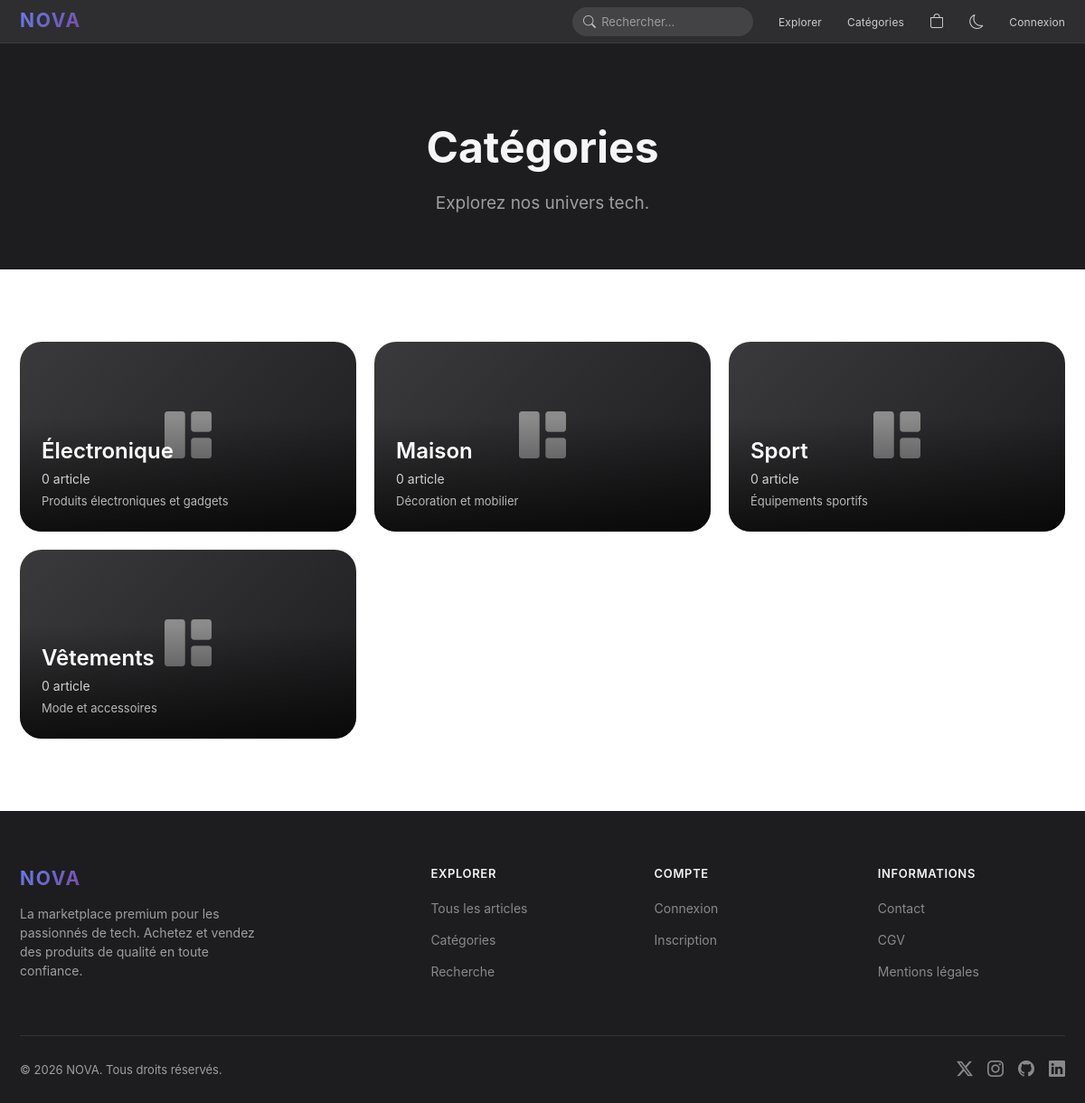
The app's page /categories.php, older data.
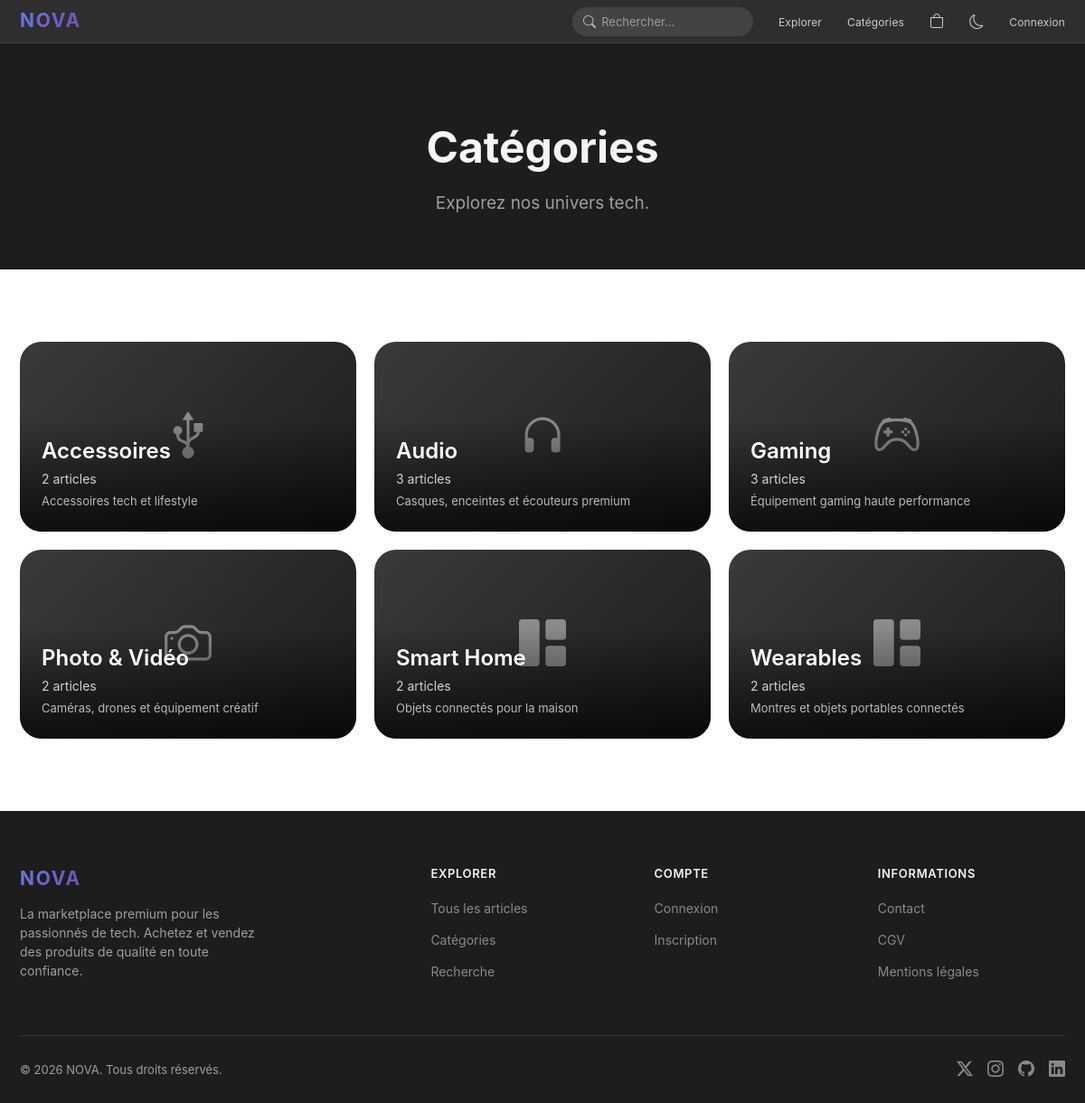
The same page, newer data.
### tables this page shows
CREATE TABLE categories (
    id INT AUTO_INCREMENT PRIMARY KEY,
    nom VARCHAR(100) NOT NULL,
    description TEXT,
    image VARCHAR(255)
);

### categories.php (called while the page is built)
<?php
require __DIR__ . '/pages/public/categories.php';

### config/init.php (called while the page is built, shortened)
<?php
function isLoggedIn(): bool {
    return isset($_SESSION['user_id']);
}
function sanitize(string $data): string {
    $clean = strip_tags(trim($data));
    $decoded = html_entity_decode($clean, ENT_QUOTES | ENT_HTML5, 'UTF-8');
    return htmlspecialchars($decoded, ENT_QUOTES | ENT_SUBSTITUTE, 'UTF-8');
}

### pages/public/categories.php (the view, shortened to what this page needs)
<?php
require_once 'config/init.php';
$stmt = $pdo->query("
    SELECT c.*, COUNT(a.id) as nb_articles
    FROM categories c
    LEFT JOIN articles a ON c.id = a.categorie_id
    GROUP BY c.id
    ORDER BY c.nom
");
$categories = $stmt->fetchAll();
function getCategoryIcon(string $name): string {
    $label = mb_strtolower($name);
    return match (true) {
        str_contains($label, 'gaming') => 'bi-controller',
        str_contains($label, 'audio') => 'bi-headphones',
        str_contains($label, 'smartphone'), str_contains($label, 'mobile') => 'bi-phone',
        str_contains($label, 'ordinateur'), str_contains($label, 'laptop') => 'bi-laptop',
        str_contains($label, 'photo'), str_contains($label, 'camera') => 'bi-camera',
        str_contains($label, 'accessoire') => 'bi-usb-symbol',
        default => 'bi-grid-1x2-fill'
    };
}
require_once 'includes/header.php';
?>
<div class="page-hero">
    <div class="container">
        <h1 class="fade-in">Catégories</h1>
        <p class="fade-in">Explorez nos univers tech.</p>
    </div>
</div>
<section class="section">
    <div class="container-wide">
        <div class="category-grid stagger-children">
            <?php foreach ($categories as $cat): ?>
            <a href="categorie.php?id=<?= $cat['id'] ?>" class="category-card">
                <?php if ($cat['image'] && file_exists("uploads/categories/{$cat['image']}")): ?>
                    <img src="uploads/categories/<?= sanitize($cat['image']) ?>" alt="<?= sanitize($cat['nom']) ?>">
                <?php else: ?>
                        <div class="category-fallback" aria-hidden="true">
                            <i class="bi <?= getCategoryIcon($cat['nom']) ?>"></i>
                        </div>
                <?php endif; ?>
                <div class="category-info">
                    <h3><?= sanitize($cat['nom']) ?></h3>
                    <p><?= $cat['nb_articles'] ?> article<?= $cat['nb_articles'] > 1 ? 's' : '' ?></p>
                    <?php if ($cat['description']): ?>
                        <p style="margin-top: 4px; font-size: 13px; opacity: 0.7;"><?= sanitize(substr($cat['description'], 0, 80)) ?></p>
                    <?php endif; ?>
                </div>
            </a>
            <?php endforeach; ?>
        </div>
    </div>
</section>
<?php require_once 'includes/footer.php'; ?>

### includes/header.php (shortened to what this page needs)
<?php
$notifCount = isLoggedIn() ? getUnreadNotificationCount() : 0;
$recentNotifs = [];
?>
<!DOCTYPE html>
<html lang="fr">
<head>
    <link rel="stylesheet" href="https://cdn.jsdelivr.net/npm/bootstrap-icons@1.11.3/font/bootstrap-icons.min.css">
    <link rel="stylesheet" href="<?= SITE_URL ?>/assets/css/style.css">
</head>
<body>
<nav class="nav">
    <div class="nav-inner">
        <a href="<?= SITE_URL ?>/" class="nav-logo"><span>NOVA</span></a>
        <ul class="nav-links">
            <li>
                <form class="nav-search-form" action="<?= SITE_URL ?>/recherche.php" method="GET">
                    <button type="submit"><i class="bi bi-search"></i></button>
                    <input type="text" name="q" placeholder="Rechercher..." autocomplete="off">
                </form>
            </li>
            <li><a href="<?= SITE_URL ?>/produits.php">Explorer</a></li>
            <li><a href="<?= SITE_URL ?>/categories.php">Catégories</a></li>
            <li>
                <a href="<?= SITE_URL ?>/panier.php" class="nav-icon">
                    <i class="bi bi-bag"></i>
                </a>
            </li>
            <?php if (isLoggedIn()): ?>
                <li class="notif-wrapper">
                    <button class="nav-icon notif-toggle" id="notifBell" aria-label="Notifications">
                        <i class="bi bi-bell"></i>
                        <?php if ($notifCount > 0): ?>
                            <span class="nav-badge notif-badge"><?= $notifCount ?></span>
                        <?php endif; ?>
                    </button>
                    <div class="notif-dropdown" id="notifDropdown">
                        <div class="notif-header">
                            <strong>Notifications</strong>
                            <?php if ($notifCount > 0): ?>
                                <a href="<?= SITE_URL ?>/ajax/mark_notifications_read.php" class="notif-mark-read" id="markAllRead">Tout marquer lu</a>
                            <?php endif; ?>
                        </div>
                        <div class="notif-list">
                            <?php if (empty($recentNotifs)): ?>
                                <div class="notif-empty">Aucune notification</div>
                            <?php else: ?>
                                <?php foreach ($recentNotifs as $notif): ?>
                                    <a href="<?= $notif['lien'] ? SITE_URL . '/' . $notif['lien'] : '#' ?>" class="notif-item <?= !$notif['lu'] ? 'unread' : '' ?>">
                                        <div class="notif-icon">
                                            <i class="bi <?= $notif['type'] === 'sale' ? 'bi-cash-coin' : 'bi-bell' ?>"></i>
                                        </div>
                                        <div class="notif-content">
                                            <p><?= sanitize($notif['message']) ?></p>
                                            <span class="notif-time"><?= timeAgo($notif['date_creation']) ?></span>
                                        </div>
                                    </a>
                                <?php endforeach; ?>
                            <?php endif; ?>
                        </div>
                    </div>
                </li>
                <li>
                    <a href="<?= SITE_URL ?>/compte.php" class="nav-icon" title="<?= sanitize($_SESSION['username']) ?>">
                        <i class="bi bi-person-circle"></i>
                    </a>
                </li>
                <?php if (isAdmin()): ?>
                    <li><a href="<?= SITE_URL ?>/admin/" class="nav-icon"><i class="bi bi-gear"></i></a></li>
                <?php endif; ?>
                <li>
                    <button class="dark-mode-toggle nav-icon" id="darkModeToggle" title="Mode sombre">
                        <i class="bi bi-moon"></i>
                    </button>
                </li>
                <li><a href="<?= SITE_URL ?>/deconnexion.php" class="nav-icon"><i class="bi bi-box-arrow-right"></i></a></li>
            <?php else: ?>
                <li>
                    <button class="dark-mode-toggle nav-icon" id="darkModeToggle" title="Mode sombre">
                        <i class="bi bi-moon"></i>
                    </button>
                </li>
                <li><a href="<?= SITE_URL ?>/connexion.php">Connexion</a></li>
            <?php endif; ?>
        </ul>
    </div>
</nav>

### includes/footer.php (shortened to what this page needs)
<footer class="footer">
    <div class="container-wide">
        <div class="footer-grid">
            <div class="footer-brand">
                <a href="<?= SITE_URL ?>/" class="nav-logo"><span>NOVA</span></a>
                <p>La marketplace premium pour les passionnés de tech. Achetez et vendez des produits de qualité en toute confiance.</p>
            </div>
            <div>
                <h4>Explorer</h4>
                <ul>
                    <li><a href="<?= SITE_URL ?>/produits.php">Tous les articles</a></li>
                    <li><a href="<?= SITE_URL ?>/categories.php">Catégories</a></li>
                    <li><a href="<?= SITE_URL ?>/recherche.php">Recherche</a></li>
                </ul>
            </div>
            <div>
                <h4>Compte</h4>
                <ul>
                    <?php if (isLoggedIn()): ?>
                        <li><a href="<?= SITE_URL ?>/compte.php">Mon profil</a></li>
                        <li><a href="<?= SITE_URL ?>/commandes.php">Mes factures</a></li>
                        <li><a href="<?= SITE_URL ?>/vendre.php">Vendre un article</a></li>
                    <?php else: ?>
                        <li><a href="<?= SITE_URL ?>/connexion.php">Connexion</a></li>
                        <li><a href="<?= SITE_URL ?>/inscription.php">Inscription</a></li>
                    <?php endif; ?>
                </ul>
            </div>
            <div>
                <h4>Informations</h4>
                <ul>
                    <li><a href="<?= SITE_URL ?>/contact.php">Contact</a></li>
                    <li><a href="<?= SITE_URL ?>/cgv.php">CGV</a></li>
                    <li><a href="<?= SITE_URL ?>/mentions-legales.php">Mentions légales</a></li>
                </ul>
            </div>
        </div>
        <div class="footer-bottom">
            <p>&copy; <?= date('Y') ?> <?= SITE_NAME ?>. Tous droits réservés.</p>
            <div class="footer-social">
                <a href="#"><i class="bi bi-twitter-x"></i></a>
                <a href="#"><i class="bi bi-instagram"></i></a>
                <a href="#"><i class="bi bi-github"></i></a>
                <a href="#"><i class="bi bi-linkedin"></i></a>
            </div>
        </div>
    </div>
</footer>
</body>
</html>

Row changes from the older to the newer data that the page shows:
removed categories: nom "Électronique", nb_articles "0", description "Produits électroniques et gadgets"
removed categories: nom "Maison", nb_articles "0", description "Décoration et mobilier"
removed categories: nom "Sport", nb_articles "0", description "Équipements sportifs"
removed categories: nom "Vêtements", nb_articles "0", description "Mode et accessoires"
added categories: nom "Accessoires", nb_articles "2", description "Accessoires tech et lifestyle"
added categories: nom "Audio", nb_articles "3", description "Casques, enceintes et écouteurs premium"
added categories: nom "Gaming", nb_articles "3", description "Équipement gaming haute performance"
added categories: nom "Photo & Vidéo", nb_articles "2", description "Caméras, drones et équipement créatif"
added categories: nom "Smart Home", nb_articles "2", description "Objets connectés pour la maison"
added categories: nom "Wearables", nb_articles "2", description "Montres et objets portables connectés"
